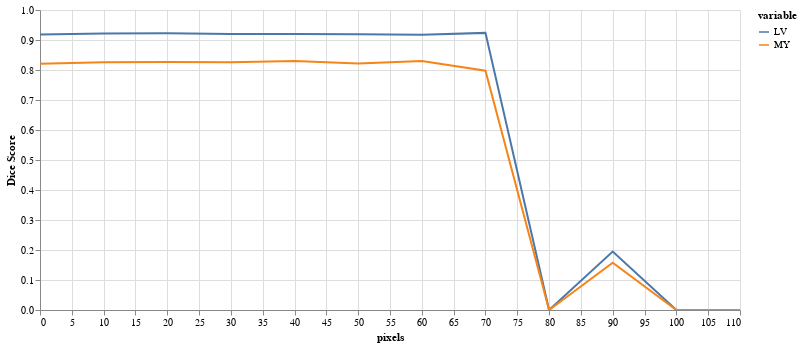

Notebook code for this chart:
### Code cell
results = eval_crop_series(img(), trueMask(), trainedModel, components=['bg','LV','MY'])
plot_eval_series(results)

### Figure 1 — Vega-Lite specification as saved in the notebook (floating-point values rounded to 4 significant figures)
{"config": {"view": {"continuousWidth": 400, "continuousHeight": 300}}, "data": {"name": "data-cea67ff3da0a99d18f560c566b8a01c5"}, "mark": "line", "encoding": {"color": {"field": "variable", "type": "nominal"}, "tooltip": {"field": "Dice Score", "type": "quantitative"}, "x": {"field": "pixels", "type": "quantitative"}, "y": {"field": "Dice Score", "type": "quantitative"}}, "height": 300, "selection": {"selector002": {"type": "interval", "bind": "scales", "encodings": ["x", "y"]}}, "width": 700, "$schema": "https://vega.github.io/schema/vega-lite/v4.17.0.json", "datasets": {"data-cea67ff3da0a99d18f560c566b8a01c5": [{"pixels": 0, "variable": "LV", "Dice Score": 0.9186}, {"pixels": 10, "variable": "LV", "Dice Score": 0.922}, {"pixels": 20, "variable": "LV", "Dice Score": 0.9223}, {"pixels": 30, "variable": "LV", "Dice Score": 0.9198}, {"pixels": 40, "variable": "LV", "Dice Score": 0.9197}, {"pixels": 50, "variable": "LV", "Dice Score": 0.9195}, {"pixels": 60, "variable": "LV", "Dice Score": 0.9172}, {"pixels": 70, "variable": "LV", "Dice Score": 0.9237}, {"pixels": 80, "variable": "LV", "Dice Score": 0.0}, {"pixels": 90, "variable": "LV", "Dice Score": 0.1948}, {"pixels": 100, "variable": "LV", "Dice Score": 0.0}, {"pixels": 110, "variable": "LV", "Dice Score": 0.0}, {"pixels": 0, "variable": "MY", "Dice Score": 0.8207}, {"pixels": 10, "variable": "MY", "Dice Score": 0.8255}, {"pixels": 20, "variable": "MY", "Dice Score": 0.8266}, {"pixels": 30, "variable": "MY", "Dice Score": 0.8259}, {"pixels": 40, "variable": "MY", "Dice Score": 0.8303}, {"pixels": 50, "variable": "MY", "Dice Score": 0.8215}, {"pixels": 60, "variable": "MY", "Dice Score": 0.8301}, {"pixels": 70, "variable": "MY", "Dice Score": 0.7975}, {"pixels": 80, "variable": "MY", "Dice Score": 0.0}, {"pixels": 90, "variable": "MY", "Dice Score": 0.1579}, {"pixels": 100, "variable": "MY", "Dice Score": 0.0}, {"pixels": 110, "variable": "MY", "Dice Score": 0.0}]}}
